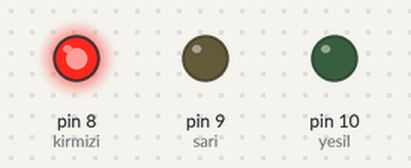
This sketch was run on a simulated Arduino Uno, built with avr-gcc and run on an emulated ATmega328P. Shown: output pins drawn as LEDs (lit = HIGH).

Above: at 2.0 s.
At 5.5 s:
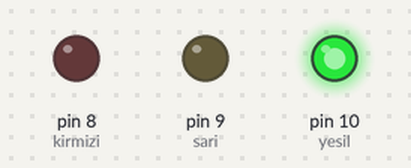
At 7.5 s:
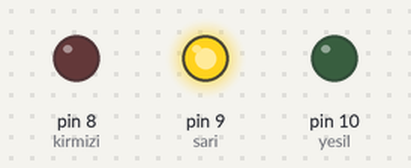
Timing chart, 0 to 10.4 s (numbered marks = the images above):
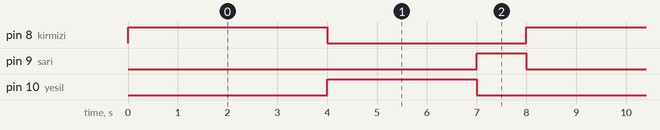

The sketch:

ak0070_trafikLambasi.ino
```cpp
/*
  BU KOD NE YAPAR?
  Bu kod, 8 (kırmızı), 9 (sarı) ve 10 (yeşil) numaralı pinlerdeki LED'lerle trafik lambası yapar:
  kırmızı 4 saniye, yeşil 3 saniye, sarı 1 saniye yanar ve bu sürekli tekrar eder.
*/

/*
  ak0070 — Trafik lambası
  Ne öğreneceğiz: Bildiğimiz üç LED'i bir trafik lambası işi için birlikte kullanmak;
    sürelerin kodun anlamını değiştirdiğini görmek
  Malzeme: Arduino Uno kartı, USB kablosu, kırmızı LED, sarı LED, yeşil LED,
    3 adet 220 ohm direnç, breadboard, 6 jumper kablo
  Devre: Kırmızı LED uzun bacak (+) -> pin 8, kısa bacak (-) -> 220 ohm direnç -> GND
         Sarı LED uzun bacak (+) -> pin 9, kısa bacak (-) -> 220 ohm direnç -> GND
         Yeşil LED uzun bacak (+) -> pin 10, kısa bacak (-) -> 220 ohm direnç -> GND

  Şimdilik kara kutu (sonra açacağız):
    void    -> "fonksiyon" konusunda açılacak (temel düzeyin ilerisinde, numarası o tur belirlenecek)
    OUTPUT  -> buton dersinde (ünite 2), INPUT ile birlikte açılacak (numarası o tur belirlenecek)
  Bunlara şimdilik dokunma, sırası gelince tek tek açacağız.

  kaynak: D:\ArduinoProjeleri\002Arduino\008trafikLambasi\008trafikLambasi.ino
          (pin 2/3/4 -> 8/9/10 taşındı; pin numaralarına isim verildi.)
*/

// --- KAVRAM ---
// Her LED'e adıyla sesleniyoruz; sayı yerine renk adını yazmak kodu okumayı kolaylaştırır
// Her adımda üç LED'in de durumunu yazıyoruz: kırmızı uzun, yeşil orta, sarı kısa bekler
const int kirmizi = 8;
const int sari = 9;
const int yesil = 10;

void setup() {
  pinMode(kirmizi, OUTPUT);
  pinMode(sari, OUTPUT);
  pinMode(yesil, OUTPUT);
}

void loop() {
  // Dur: kırmızı yanar, diğer iki LED söner
  digitalWrite(kirmizi, HIGH);
  digitalWrite(sari, LOW);
  digitalWrite(yesil, LOW);
  delay(4000);

  // Geç: yeşil yanar, diğer iki LED söner
  digitalWrite(kirmizi, LOW);
  digitalWrite(sari, LOW);
  digitalWrite(yesil, HIGH);
  delay(3000);

  // Hazırlan: sarı yanar, diğer iki LED söner
  digitalWrite(kirmizi, LOW);
  digitalWrite(sari, HIGH);
  digitalWrite(yesil, LOW);
  delay(1000);
}

// --- SEN YAP ---
// 1) Süreleri değiştir. Kırmızı daha uzun, sarı daha kısa, yeşil ortada kalacak başka
//    üç sayı seç. Trafik lambasının davranışı nasıl değişti?
// 2) Türkiye'deki sırayı kur: kırmızı -> kırmızı+sarı -> yeşil -> sarı -> kırmızı.
//    Kırmızı+sarı adımında iki LED'i aynı anda HIGH yap. Her adımda üç LED'in de
//    durumunu yazmayı unutma.

// --- MERAK KÖŞESİ ---
// OUTPUT neyi söylüyor?
// ak0040'ta OUTPUT'un pine dışarı elektrik vereceğini söylediğini gördün.
// Bu derste üç rengin her birini açıp kapatabilmemiz için üç pine de OUTPUT yazıyoruz.
// OUTPUT'un daha ayrıntılı açıklaması buton dersinde (ünite 2), INPUT ile birlikte gelecek.
```

Measured:
- by itself, pin 8 (kirmizi): alternates HIGH for 4.0 s and LOW for 4.0 s
- by itself, pin 9 (sari): alternates HIGH for 1.0 s and LOW for 7.0 s
- by itself, pin 10 (yesil): alternates HIGH for 3.0 s and LOW for 5.0 s
